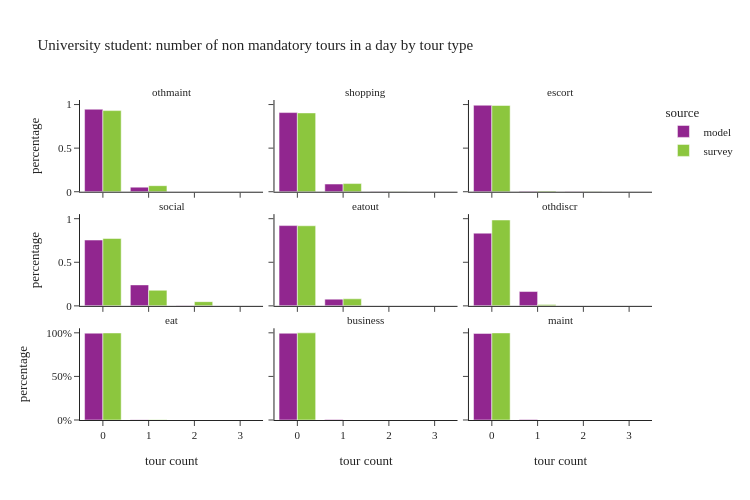

The code cell stored with this chart in its notebook:
### Code cell
plot_num_nonmand_tourtype(per_data[per_data['ptype']==3], "University student: number of non mandatory tours in a day by tour type")

### Figure 1 — Plotly figure (JSON) as saved in the notebook; plotly's stock layout.template omitted (floating-point values rounded to 4 significant figures)
{"data": [{"alignmentgroup": "True", "customdata": [[153657], [8579], [122]], "hovertemplate": "source=model<br>tour type=othmaint<br>tour count=%{x}<br>percentage=%{y}<br>sample_size=%{customdata[0]}<extra></extra>", "legendgroup": "model", "marker": {"color": "#91268F", "pattern": {"shape": ""}}, "name": "model", "offsetgroup": "model", "orientation": "v", "showlegend": true, "textposition": "auto", "type": "bar", "x": [0.0, 1.0, 2.0], "xaxis": "x7", "y": [0.9464, 0.05284, 0.0007514], "yaxis": "y7"}, {"alignmentgroup": "True", "customdata": [[147398], [14334], [605], [21]], "hovertemplate": "source=model<br>tour type=shopping<br>tour count=%{x}<br>percentage=%{y}<br>sample_size=%{customdata[0]}<extra></extra>", "legendgroup": "model", "marker": {"color": "#91268F", "pattern": {"shape": ""}}, "name": "model", "offsetgroup": "model", "orientation": "v", "showlegend": false, "textposition": "auto", "type": "bar", "x": [0.0, 1.0, 2.0, 3.0], "xaxis": "x8", "y": [0.9079, 0.08829, 0.003726, 0.0001293], "yaxis": "y8"}, {"alignmentgroup": "True", "customdata": [[161107], [899], [340], [12]], "hovertemplate": "source=model<br>tour type=escort<br>tour count=%{x}<br>percentage=%{y}<br>sample_size=%{customdata[0]}<extra></extra>", "legendgroup": "model", "marker": {"color": "#91268F", "pattern": {"shape": ""}}, "name": "model", "offsetgroup": "model", "orientation": "v", "showlegend": false, "textposition": "auto", "type": "bar", "x": [0.0, 1.0, 2.0, 3.0], "xaxis": "x9", "y": [0.9923, 0.005537, 0.002094, 7.391e-05], "yaxis": "y9"}, {"alignmentgroup": "True", "customdata": [[122578], [39031], [706], [43]], "hovertemplate": "source=model<br>tour type=social<br>tour count=%{x}<br>percentage=%{y}<br>sample_size=%{customdata[0]}<extra></extra>", "legendgroup": "model", "marker": {"color": "#91268F", "pattern": {"shape": ""}}, "name": "model", "offsetgroup": "model", "orientation": "v", "showlegend": false, "textposition": "auto", "type": "bar", "x": [0.0, 1.0, 2.0, 3.0], "xaxis": "x4", "y": [0.755, 0.2404, 0.004348, 0.0002648], "yaxis": "y4"}, {"alignmentgroup": "True", "customdata": [[149471], [12536], [351]], "hovertemplate": "source=model<br>tour type=eatout<br>tour count=%{x}<br>percentage=%{y}<br>sample_size=%{customdata[0]}<extra></extra>", "legendgroup": "model", "marker": {"color": "#91268F", "pattern": {"shape": ""}}, "name": "model", "offsetgroup": "model", "orientation": "v", "showlegend": false, "textposition": "auto", "type": "bar", "x": [0.0, 1.0, 2.0], "xaxis": "x5", "y": [0.9206, 0.07721, 0.002162], "yaxis": "y5"}, {"alignmentgroup": "True", "customdata": [[135392], [26691], [275]], "hovertemplate": "source=model<br>tour type=othdiscr<br>tour count=%{x}<br>percentage=%{y}<br>sample_size=%{customdata[0]}<extra></extra>", "legendgroup": "model", "marker": {"color": "#91268F", "pattern": {"shape": ""}}, "name": "model", "offsetgroup": "model", "orientation": "v", "showlegend": false, "textposition": "auto", "type": "bar", "x": [0.0, 1.0, 2.0], "xaxis": "x6", "y": [0.8339, 0.1644, 0.001694], "yaxis": "y6"}, {"alignmentgroup": "True", "customdata": [[161694], [664]], "hovertemplate": "source=model<br>tour type=eat<br>tour count=%{x}<br>percentage=%{y}<br>sample_size=%{customdata[0]}<extra></extra>", "legendgroup": "model", "marker": {"color": "#91268F", "pattern": {"shape": ""}}, "name": "model", "offsetgroup": "model", "orientation": "v", "showlegend": false, "textposition": "auto", "type": "bar", "x": [0.0, 1.0], "xaxis": "x", "y": [0.9959, 0.00409], "yaxis": "y"}, {"alignmentgroup": "True", "customdata": [[161553], [769], [36]], "hovertemplate": "source=model<br>tour type=business<br>tour count=%{x}<br>percentage=%{y}<br>sample_size=%{customdata[0]}<extra></extra>", "legendgroup": "model", "marker": {"color": "#91268F", "pattern": {"shape": ""}}, "name": "model", "offsetgroup": "model", "orientation": "v", "showlegend": false, "textposition": "auto", "type": "bar", "x": [0.0, 1.0, 2.0], "xaxis": "x2", "y": [0.995, 0.004736, 0.0002217], "yaxis": "y2"}, {"alignmentgroup": "True", "customdata": [[161265], [1093]], "hovertemplate": "source=model<br>tour type=maint<br>tour count=%{x}<br>percentage=%{y}<br>sample_size=%{customdata[0]}<extra></extra>", "legendgroup": "model", "marker": {"color": "#91268F", "pattern": {"shape": ""}}, "name": "model", "offsetgroup": "model", "orientation": "v", "showlegend": false, "textposition": "auto", "type": "bar", "x": [0.0, 1.0], "xaxis": "x3", "y": [0.9933, 0.006732], "yaxis": "y3"}, {"alignmentgroup": "True", "customdata": [[312], [14]], "hovertemplate": "source=survey<br>tour type=othmaint<br>tour count=%{x}<br>percentage=%{y}<br>sample_size=%{customdata[0]}<extra></extra>", "legendgroup": "survey", "marker": {"color": "#8CC63E", "pattern": {"shape": ""}}, "name": "survey", "offsetgroup": "survey", "orientation": "v", "showlegend": true, "textposition": "auto", "type": "bar", "x": [0.0, 1.0], "xaxis": "x7", "y": [0.9306, 0.06942], "yaxis": "y7"}, {"alignmentgroup": "True", "customdata": [[302], [23], [1]], "hovertemplate": "source=survey<br>tour type=shopping<br>tour count=%{x}<br>percentage=%{y}<br>sample_size=%{customdata[0]}<extra></extra>", "legendgroup": "survey", "marker": {"color": "#8CC63E", "pattern": {"shape": ""}}, "name": "survey", "offsetgroup": "survey", "orientation": "v", "showlegend": false, "textposition": "auto", "type": "bar", "x": [0.0, 1.0, 2.0], "xaxis": "x8", "y": [0.9039, 0.0936, 0.002514], "yaxis": "y8"}, {"alignmentgroup": "True", "customdata": [[320], [4], [2]], "hovertemplate": "source=survey<br>tour type=escort<br>tour count=%{x}<br>percentage=%{y}<br>sample_size=%{customdata[0]}<extra></extra>", "legendgroup": "survey", "marker": {"color": "#8CC63E", "pattern": {"shape": ""}}, "name": "survey", "offsetgroup": "survey", "orientation": "v", "showlegend": false, "textposition": "auto", "type": "bar", "x": [0.0, 1.0, 2.0], "xaxis": "x9", "y": [0.9895, 0.009046, 0.001498], "yaxis": "y9"}, {"alignmentgroup": "True", "customdata": [[275], [40], [11]], "hovertemplate": "source=survey<br>tour type=social<br>tour count=%{x}<br>percentage=%{y}<br>sample_size=%{customdata[0]}<extra></extra>", "legendgroup": "survey", "marker": {"color": "#8CC63E", "pattern": {"shape": ""}}, "name": "survey", "offsetgroup": "survey", "orientation": "v", "showlegend": false, "textposition": "auto", "type": "bar", "x": [0.0, 1.0, 2.0], "xaxis": "x4", "y": [0.7729, 0.1786, 0.04849], "yaxis": "y4"}, {"alignmentgroup": "True", "customdata": [[309], [16], [1]], "hovertemplate": "source=survey<br>tour type=eatout<br>tour count=%{x}<br>percentage=%{y}<br>sample_size=%{customdata[0]}<extra></extra>", "legendgroup": "survey", "marker": {"color": "#8CC63E", "pattern": {"shape": ""}}, "name": "survey", "offsetgroup": "survey", "orientation": "v", "showlegend": false, "textposition": "auto", "type": "bar", "x": [0.0, 1.0, 2.0], "xaxis": "x5", "y": [0.9186, 0.08107, 0.0002917], "yaxis": "y5"}, {"alignmentgroup": "True", "customdata": [[305], [21]], "hovertemplate": "source=survey<br>tour type=othdiscr<br>tour count=%{x}<br>percentage=%{y}<br>sample_size=%{customdata[0]}<extra></extra>", "legendgroup": "survey", "marker": {"color": "#8CC63E", "pattern": {"shape": ""}}, "name": "survey", "offsetgroup": "survey", "orientation": "v", "showlegend": false, "textposition": "auto", "type": "bar", "x": [0.0, 1.0], "xaxis": "x6", "y": [0.9847, 0.01529], "yaxis": "y6"}, {"alignmentgroup": "True", "customdata": [[323], [3]], "hovertemplate": "source=survey<br>tour type=eat<br>tour count=%{x}<br>percentage=%{y}<br>sample_size=%{customdata[0]}<extra></extra>", "legendgroup": "survey", "marker": {"color": "#8CC63E", "pattern": {"shape": ""}}, "name": "survey", "offsetgroup": "survey", "orientation": "v", "showlegend": false, "textposition": "auto", "type": "bar", "x": [0.0, 1.0], "xaxis": "x", "y": [0.9984, 0.001583], "yaxis": "y"}, {"alignmentgroup": "True", "customdata": [[325], [1]], "hovertemplate": "source=survey<br>tour type=business<br>tour count=%{x}<br>percentage=%{y}<br>sample_size=%{customdata[0]}<extra></extra>", "legendgroup": "survey", "marker": {"color": "#8CC63E", "pattern": {"shape": ""}}, "name": "survey", "offsetgroup": "survey", "orientation": "v", "showlegend": false, "textposition": "auto", "type": "bar", "x": [0.0, 1.0], "xaxis": "x2", "y": [0.9996, 0.0004376], "yaxis": "y2"}, {"alignmentgroup": "True", "customdata": [[324], [2]], "hovertemplate": "source=survey<br>tour type=maint<br>tour count=%{x}<br>percentage=%{y}<br>sample_size=%{customdata[0]}<extra></extra>", "legendgroup": "survey", "marker": {"color": "#8CC63E", "pattern": {"shape": ""}}, "name": "survey", "offsetgroup": "survey", "orientation": "v", "showlegend": false, "textposition": "auto", "type": "bar", "x": [0.0, 1.0], "xaxis": "x3", "y": [0.9988, 0.001204], "yaxis": "y3"}], "layout": {"annotations": [{"font": {}, "showarrow": false, "text": "eat", "x": 0.16, "xanchor": "center", "xref": "paper", "y": 0.2867, "yanchor": "bottom", "yref": "paper"}, {"font": {}, "showarrow": false, "text": "business", "x": 0.5, "xanchor": "center", "xref": "paper", "y": 0.2867, "yanchor": "bottom", "yref": "paper"}, {"font": {}, "showarrow": false, "text": "maint", "x": 0.84, "xanchor": "center", "xref": "paper", "y": 0.2867, "yanchor": "bottom", "yref": "paper"}, {"font": {}, "showarrow": false, "text": "social", "x": 0.16, "xanchor": "center", "xref": "paper", "y": 0.6433, "yanchor": "bottom", "yref": "paper"}, {"font": {}, "showarrow": false, "text": "eatout", "x": 0.5, "xanchor": "center", "xref": "paper", "y": 0.6433, "yanchor": "bottom", "yref": "paper"}, {"font": {}, "showarrow": false, "text": "othdiscr", "x": 0.84, "xanchor": "center", "xref": "paper", "y": 0.6433, "yanchor": "bottom", "yref": "paper"}, {"font": {}, "showarrow": false, "text": "othmaint", "x": 0.16, "xanchor": "center", "xref": "paper", "y": 1.0, "yanchor": "bottom", "yref": "paper"}, {"font": {}, "showarrow": false, "text": "shopping", "x": 0.5, "xanchor": "center", "xref": "paper", "y": 1.0, "yanchor": "bottom", "yref": "paper"}, {"font": {}, "showarrow": false, "text": "escort", "x": 0.84, "xanchor": "center", "xref": "paper", "y": 1.0, "yanchor": "bottom", "yref": "paper"}], "barmode": "group", "height": 500, "legend": {"title": {"text": "source"}, "tracegroupgap": 0}, "title": {"text": "University student: number of non mandatory tours in a day by tour type"}, "width": 750, "xaxis": {"anchor": "y", "domain": [0.0, 0.32], "title": {"text": "tour count"}}, "xaxis2": {"anchor": "y2", "domain": [0.34, 0.66], "matches": "x", "title": {"text": "tour count"}}, "xaxis3": {"anchor": "y3", "domain": [0.68, 1.0], "matches": "x", "title": {"text": "tour count"}}, "xaxis4": {"anchor": "y4", "domain": [0.0, 0.32], "matches": "x", "showticklabels": false}, "xaxis5": {"anchor": "y5", "domain": [0.34, 0.66], "matches": "x", "showticklabels": false}, "xaxis6": {"anchor": "y6", "domain": [0.68, 1.0], "matches": "x", "showticklabels": false}, "xaxis7": {"anchor": "y7", "domain": [0.0, 0.32], "matches": "x", "showticklabels": false}, "xaxis8": {"anchor": "y8", "domain": [0.34, 0.66], "matches": "x", "showticklabels": false}, "xaxis9": {"anchor": "y9", "domain": [0.68, 1.0], "matches": "x", "showticklabels": false}, "yaxis": {"anchor": "x", "domain": [0.0, 0.2867], "tickformat": ".0%", "title": {"text": "percentage"}}, "yaxis2": {"anchor": "x2", "domain": [0.0, 0.2867], "matches": "y", "showticklabels": false, "tickformat": ".0%"}, "yaxis3": {"anchor": "x3", "domain": [0.0, 0.2867], "matches": "y", "showticklabels": false}, "yaxis4": {"anchor": "x4", "domain": [0.3567, 0.6433], "matches": "y", "title": {"text": "percentage"}}, "yaxis5": {"anchor": "x5", "domain": [0.3567, 0.6433], "matches": "y", "showticklabels": false}, "yaxis6": {"anchor": "x6", "domain": [0.3567, 0.6433], "matches": "y", "showticklabels": false}, "yaxis7": {"anchor": "x7", "domain": [0.7133, 1.0], "matches": "y", "title": {"text": "percentage"}}, "yaxis8": {"anchor": "x8", "domain": [0.7133, 1.0], "matches": "y", "showticklabels": false}, "yaxis9": {"anchor": "x9", "domain": [0.7133, 1.0], "matches": "y", "showticklabels": false}}}
